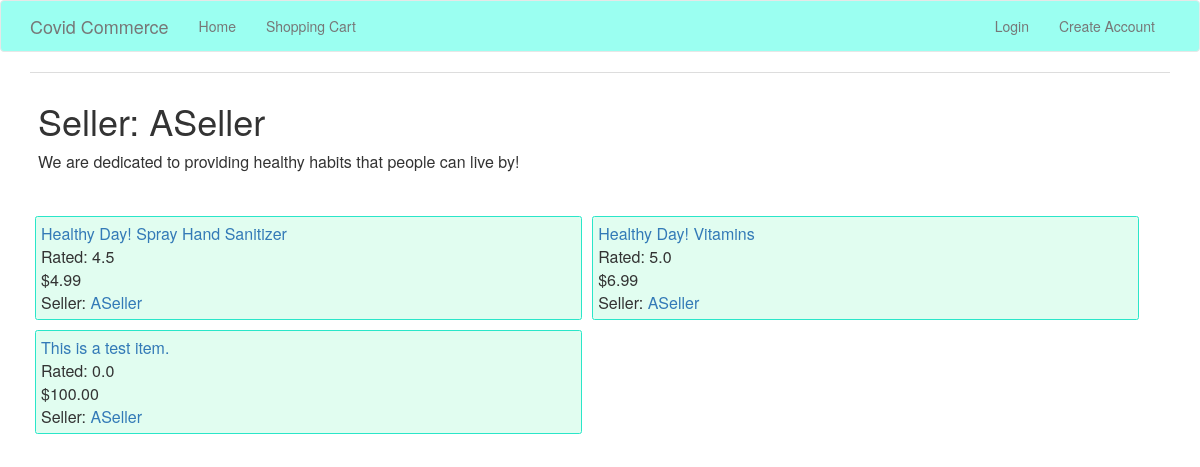
Page /seller_page/ASeller on the committed database.
### app/models.py (models this page shows, shortened)
class User(UserMixin, db.Model):
    id = db.Column(db.Integer, primary_key=True)
    username = db.Column(db.String(64), index=True, unique=True)
    email = db.Column(db.String(120), index=True, unique=True)
    password_hash = db.Column(db.String(128))
    first_name = db.Column(db.String(100))
    last_name = db.Column(db.String(100))
    about_seller = db.Column(db.String(140))
    address = db.Column(db.String(200))
    card_number = db.Column(db.String(16))
    security_code = db.Column(db.String(3))
    items = db.relationship('Item', backref='supplier', lazy='dynamic')
    is_seller = db.Column(db.Boolean, default = True)
    in_cart = db.relationship('Item', secondary = cart, primaryjoin = (cart.c.buyer_id == id), backref = db.backref('cart', lazy = 'dynamic'), lazy = 'dynamic') # All of the items in a buyer's cart
    orders_to = db.relationship('Sellerorder', backref='supplier', lazy='dynamic') # Order made to a seller
    orders_by = db.relationship('Buyerorder', backref='customer', lazy='dynamic') # Order made by a buyer
    orders_involved_in = db.relationship('Buyerorder', secondary = sellerBuyerOrder, primaryjoin = (sellerBuyerOrder.c.seller_id == id), backref = db.backref('sellerBuyerOrder', lazy = 'dynamic'), lazy = 'dynamic') # All of the items in this order
    reports = db.relationship('Report', backref='reported', lazy='dynamic')
    reviews = db.relationship('Review', backref='reviewer', lazy='dynamic')

class Item(db.Model):
    id = db.Column(db.Integer, primary_key = True)
    item_name = db.Column(db.String(64), index = True)
    item_description = db.Column(db.String(1500))
    seller_id = db.Column(db.Integer, db.ForeignKey('user.id'))
    price = db.Column(db.Float(precision = 2, asdecimal = True))
    posted_on = db.Column(db.DateTime, default = datetime.utcnow)
    num_available = db.Column(db.Integer, default = 0)
    initial_supply = db.Column(db.Integer, default = 0)
    in_cart_of = db.relationship('User', secondary = cart, primaryjoin = (cart.c.item_id == id), backref = db.backref('cart', lazy = 'dynamic'), lazy = 'dynamic') # All of the carts that an item is in
    num_purchased = db.Column(db.Integer, default = 0)
    supplied_in = db.relationship('Sellerorder', secondary = itemSellerOrder, primaryjoin = (itemSellerOrder.c.item_id == id), backref = db.backref('itemSellerOrder', lazy = 'dynamic'), lazy = 'dynamic') # All of the seller orders that an item exists in
    bought_in = db.relationship('Buyerorder', secondary = itemBuyerOrder, primaryjoin = (itemBuyerOrder.c.item_id == id), backref = db.backref('itemBuyerOrder', lazy = 'dynamic'), lazy = 'dynamic') # All of the buyer orders that an item exists in
    reviews = db.relationship('Review', backref='reviewed', lazy='dynamic')
    rating = db.Column(db.Float(precision = 2, asdecimal = True), default = 0.0)

### app/routes.py (the view)
@app.route('/seller_page/<seller_username>', methods=['GET'])
def seller_page(seller_username):
    seller = User.query.filter_by(username = seller_username).first()
    items = Item.query.filter_by(seller_id = seller.id)
    return render_template('sellerPage.html', title='Seller Page', items=items.all(), current_user = current_user, seller = seller)

### app/routes.py (called while the page is built)
@app.before_request
def before_request():
    if current_user.is_authenticated:
        current_user.last_seen = datetime.utcnow()
        db.session.add(current_user)
        db.session.commit()

### app/templates/sellerPage.html (shortened to what this page needs)
{% extends "base.html" %}
{% import 'bootstrap/wtf.html' as wtf %}
{% block app_content %}
    <table class="table table-hover">
        <tr>
            <td>
                <h1>Seller: {{ seller.username }}</h1>
                {% if seller.about_seller %}
                <p>{{ seller.about_seller }}</p>
                {% endif %}
            </td>
        </tr>
    </table>
    <div class="itemList">
        {% for item in items %}
        <div class="item-box">
            <table>
                <tr>
                    <td>
                        {% include 'vague_item.html' %}
                    </td>
                </tr>
            </table>
        </div>
        {% endfor %}
    </div>
{% endblock %}

### app/templates/vague_item.html
{% import 'bootstrap/wtf.html' as wtf %}
{% block app_content %}
    <table>
        <tr>
            <td>
                <a class="linkText" href="{{ url_for('detailed_item', item_id = item.id) }}"> {{ item.item_name }} </a>
            </td>
        </tr>
        <tr>
            <td>
                Rated: {{ "%.1f"|format(item.rating) }}
            </td>
        </tr>
        <tr>
            <td>
                {{ "$%.2f"|format(item.price) }}
            </td>
        </tr>
        <tr>
            <td>
                Seller: <a class="linkText" href="{{ url_for('seller_page', seller_username = item.supplier.username) }}"> {{ item.supplier.username }}</a>
            </td>
        </tr>
    </table>
{% endblock %}

### app/static/css/main.css (style rules this page uses)
.itemList { display: flex; flex-wrap: wrap; }
@media (min-width: 1200px) { .item-box { display: flex; vertical-align: middle; background-color: rgb(225, 253, 240); width: 25%; margin: 5px; padding: 5px; border: 1.5px solid rgb(42, 230, 201); border-radius: 2.5px; } }
@media (min-width: 800px) and (max-width: 1200px) { .item-box { display: flex; vertical-align: middle; background-color: rgb(225, 253, 240); width: 48%; margin: 5px; padding: 5px; border: 1.5px solid rgb(42, 230, 201); border-radius: 2.5px; } }

### rows in the picture
User: username "ASeller", about_seller "We are dedicated to providing healthy habits that people can live by!"
Item: item_name "Healthy Day! Spray Hand Sanitizer", rating "4.5", price "$4.99", supplier.username "ASeller"
Item: item_name "Healthy Day! Vitamins", rating "5.0", price "$6.99", supplier.username "ASeller"
Item: item_name "This is a test item.", rating "0.0", price "$100.00", supplier.username "ASeller"
